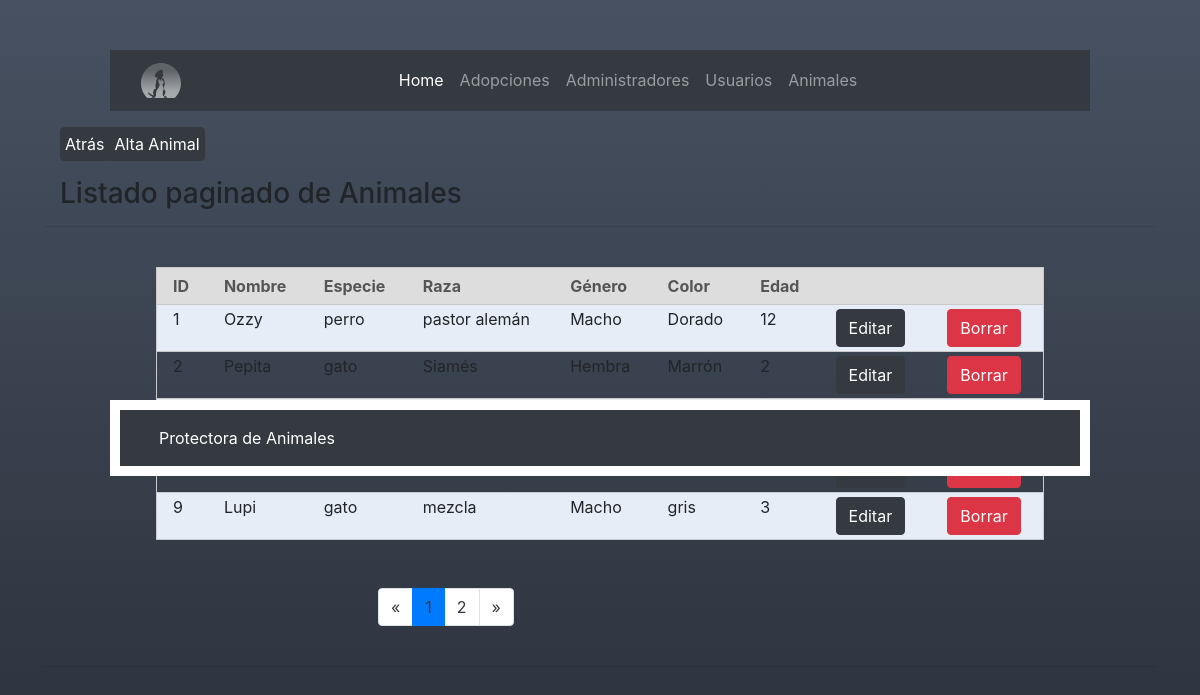
Before: /view/animal/animalView.php with the older database file.
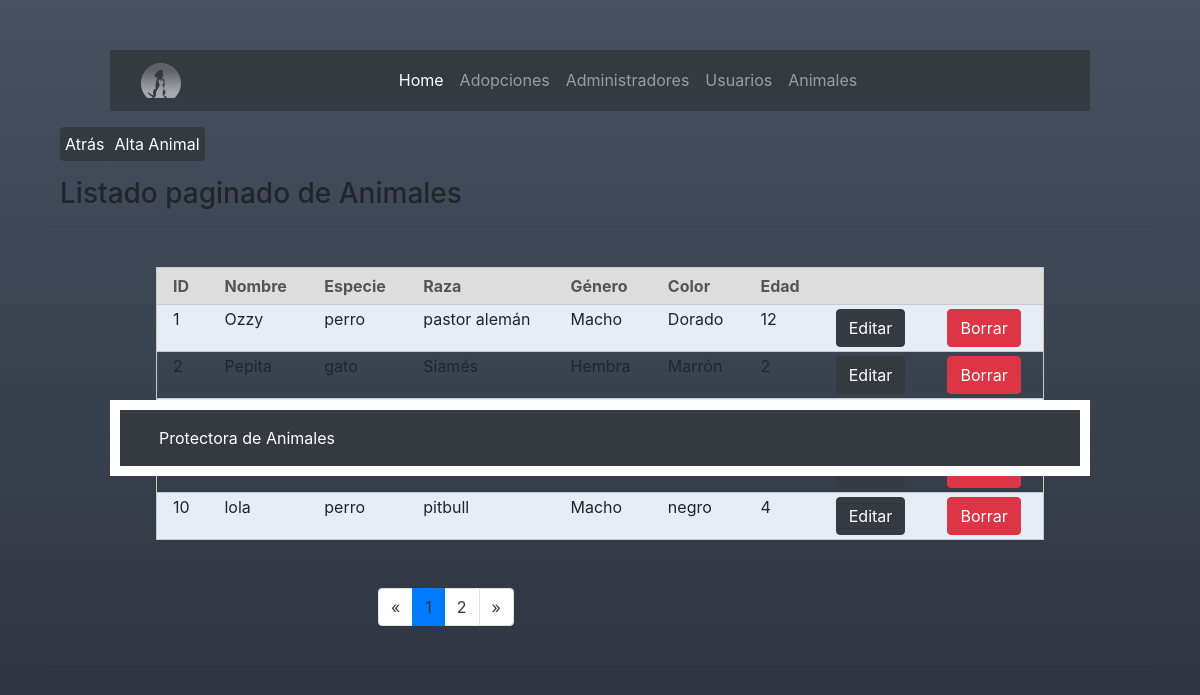
After: the same page with the newer database file.
### tables this page shows
CREATE TABLE `animal` (
                          `id` int(11) NOT NULL,
                          `nombre` varchar(200) NOT NULL,
                          `especie` varchar(50) NOT NULL,
                          `raza` varchar(50) NOT NULL,
                          `genero` varchar(6) NOT NULL,
                          `color` varchar(50) NOT NULL,
                          `edad` int(11) NOT NULL
);

### model/Conexion.class.php (called while the page is built, shortened)
<?php
class Conexion
{
    protected function setConnection() {
        try {
           $pdo = new PDO(self::DSN, self::DB_USER, self::DB_PASS);
            return $pdo;
        }
        catch (Exception $e) {
            exit($e->getMessage());
        }
}
}

### model/Crud.class.php (called while the page is built, shortened)
<?php
include ('Conexion.class.php');
abstract class Crud extends Conexion
{
    private $table;
    private $db;
    public function __construct (String $table)
    {
        $this->table = $table;
       $this->db = parent::setConnection();
       return $this->db;
    }
    public function obtieneTodos() {
        try {
            $sql = "SELECT * FROM " . $this->table;
            $stmt = $this->db->prepare($sql);
            $stmt->execute();
            $errorInfo = $stmt->errorInfo();
            if (isset($errorInfo[2])) {
                return $error = $errorInfo[2];
            } else{
               return $result = $stmt->fetchAll(PDO::FETCH_OBJ);
            }
        } catch (Exception $e) {
           return $error = $e->getMessage();
        }
    }
    public function obtienerPaginado($limit, $offset) {
        try {
            $sql = "SELECT * FROM " . $this->table . " LIMIT  :limit , :offset";
            $stmt = $this->db->prepare($sql);
            $stmt->bindParam(':limit', $limit, PDO::PARAM_INT);
            $stmt->bindParam(':offset', $offset, PDO::PARAM_INT);
            $stmt->execute();
            $errorInfo = $stmt->errorInfo();
            if (isset($errorInfo[2])) {
                return $error = $errorInfo[2];
            } else{
                return $result = $stmt->fetchAll(PDO::FETCH_OBJ);
            }
        } catch (Exception $e) {
            return $error = $e->getMessage();
        }
    }
    public function contarRegistros() {
        return sizeof($this->obtieneTodos());
    }
}

### controller/animal/animalListcontroller.php (the view, shortened to what this page needs)
<?php
$registrosTotales = $tipoClase->contarRegistros();
if ($registrosTotales % ELEM_PAGINA)
    $totalPaginas = ceil($registrosTotales / ELEM_PAGINA);
else
    $totalPaginas = floor($registrosTotales / ELEM_PAGINA);
if (isset($_GET["pagina"])) {
    $nPagina = $_GET["pagina"];
    if ($nPagina < 1) $nPagina = 1;
} else {
    $nPagina = 1;
}
$registros = $tipoClase->obtienerPaginado(($nPagina - 1) * ELEM_PAGINA , ELEM_PAGINA);
$html = "<hr><br/>";
$htmlDatos = "";
if (sizeof($registros) > 0) {
    $html .= "<section><table>";
    $html .= "<tr><th>ID</th><th>Nombre</th><th>Especie</th><th>Raza</th><th>Género</th><th>Color</th><th>Edad</th><th></th><th></th></tr>";
    foreach ($registros as $registro) {
        $item = $registro->id;
        $editar = "<a class='btn btn-dark mr-1' href='animalEdit.php?item=". $item . "'>Editar</a>";
        $borrar = "<a class='btn btn-danger' href='?removeItem=". $item . "'>Borrar</a>";
        $htmlDatos .= "<tr><td> " . $item . "</td><td> $registro->nombre </td><td> $registro->especie</td><td>$registro->raza</td>
            <td> $registro->genero </td><td> $registro->color </td><td> $registro->edad </td><td>" . $editar ."</td><td> ". $borrar . "</td></tr>";
    }
    $html .= $htmlDatos;
    $html .= "</table>";
    $html .= "<br/><br/>";
    $html .= "<nav><ul class='pagination'>";
    if ($nPagina == 1)
        $html .= "<li class='page-item disabled text-dark'><a class='page-link text-dark' href='#'onclick='listarElementos(1);return false;'>&laquo;</a></li>";
    else
        $html .= "<li class='page-item text-dark'><a class='page-link text-dark' href='#'onclick='listarElementos(1);return false;'>&laquo;</a></li>";
    for ($i = 1; $i <= $totalPaginas; $i++) {
        if ($nPagina == $i) {
            $html .= "<li class='page-item active text-dark'><a class='page-link text-dark' href='#' onclick='listarElementos(" . $i . ");return false;'>" . $i . "</a></li>";
        } else {
            $html .= "<li class='page-item text-dark'><a class='page-link text-dark' href='#' onclick='listarElementos(" . $i . ");return false;'>" . $i . "</a></li>";
        }
    }
    if ($nPagina == $totalPaginas) {
        $html .= "<li class='page-item disabled text-dark'><a class='page-link' href='#' onclick='listarElementos(" . $totalPaginas . ");return false;'>&raquo</a></li>";
    } else {
        $html .= "<li class='page-item text-dark'><a class='page-link text-dark' href='#' onclick='listarElementos(" . $totalPaginas . ");return false;'>&raquo</a></li>";
    }
    $html .= "</ul></nav></section>";
} else {
    $html .= "No hay registros";
}
$html .= "<br/><hr><br/>";
echo $html;
?>

### view/animal/animalView.php (shortened to what this page needs)
<?php
if (!isset($tipoClase)) $tipoClase = new Animal();
?>
<div class="container" id="datos">
    <?php include_once ('../../shared/header.php'); ?>
        <div class="container mt-3">
            <div class="btn-group mb-3">
                <a class="btn btn-dark p-1 m-0" href="<?php echo VIEW_PATH . "/mainView.php"?>">Atrás</a>
                <a class="btn btn-dark p-1 m-0" href="animalCreate.php">Alta Animal</a>
            </div>
            <h3>Listado paginado de Animales</h3>
        </div>
    <?php include_once('../../controller/animal/animalListcontroller.php');?>
    <?php include_once ('../../shared/footer.php'); ?>
</div>

### shared/header.php (shortened to what this page needs)
<!doctype html>
<head>
    <link rel="stylesheet" media="all" href="styles/mystyle.css" >
    <link rel="stylesheet" href="https://stackpath.bootstrapcdn.com/bootstrap/4.5.0/css/bootstrap.min.css"
>
</head>
</head>
<body>
<header>
    <nav class="navbar bg-dark navbar-dark navbar-expand-sm">
        <div class="container">
            <a href="#" class="navbar-brand d-sm-inline-block">
                <img src="<?php echo SHARED_PATH . "/images/wisdompetlogo.svg"?>" style="width: 40px" alt="wisdom pet logo">
            </a>
            <div class="navbar-nav">
                <a class="nav-item nav-link active" href="<?php echo WWW_ROOT . "/index.php"?>"">Home</a>
                <a class="nav-item nav-link" href="<?php echo VIEW_PATH . "/adopcion/adopcionView.php"?>">Adopciones</a>
                <a class="nav-item nav-link" href="<?php echo VIEW_PATH . "/admin/adminView.php"?>">Administradores</a>
                <a class="nav-item nav-link" href="<?php echo VIEW_PATH . "/usuario/usuarioView.php"?>">Usuarios</a>
                <a class="nav-item nav-link" href="<?php echo VIEW_PATH . "/animal/animalView.php"?>" >Animales</a>
            </div>
            </div>
    </nav>
</header>

### shared/footer.php (shortened to what this page needs)
    <div class="expanding-wrapper">
      <footer>
          <nav class="navbar bg-dark navbar-dark navbar-expand-sm">
              <div class="container">
                  <div class="navbar-nav">
                      <a class="nav-item nav-link active" href="../">Protectora de Animales</a>
                  </div>
              </div>
          </nav>
      </footer>
    </div>
  </body>
</html>

### shared/styles/mystyle.css (style rules this page uses)
body { padding-top: 50px; background: #2B313B; background: url(noisetexture.png), -webkit-linear-gradient(#475161,#2B313B) no-repeat, #2B313B; background: url(noisetexture.png), -moz-linear-gradient(#475161,#2B313B) no-repeat, #2B313B; background: url(noisetexture.png), -o-linear-gradient(#475161,#2B313B) no-repeat, #2B313B; background: url(noisetexture.png), -ms-linear-gradient(#475161,#2B313B) no-repeat, #2B313B; background: url(noisetexture.png), linear-gradient(#475161,#2B313B) no-repeat, #2B313B; filter: progid:DXImageTransform.Microsoft.gradient(startColorstr='#475161', endColorstr='#2B313B',GradientType=0 ); }
table { max-width: 1000px; border-collapse: collapse; border: 1px solid #c9c9c9; margin: 0 auto 20px 50px; }
th { background-color: #ddd; color: #555; padding: 0.5em 1em; text-align: left; }
td { vertical-align: top; padding: 0.25em 1em; }
tr { border-bottom: 1px solid #c9c9c9; }
tr:nth-child(even) { background-color: #e7edf6; }
nav { display: inline; }
header { width: 980px; margin: 0 auto; padding: 0; text-align: left; }
.expanding-wrapper { position: absolute; top: 400px; left: 0; width: 100%; min-width: 980px; }
footer { clear: both; width: 980px; margin: 0 auto; padding: 10px; background-color: #FFFFFF; }

### shared/header.php (style rules this page uses)
table { margin: auto; width: 100%; }
section { width: 80%; margin: auto; }
ul { width: 50%; margin: auto; }

Changed rows visible on the page:
removed animal: id "9", nombre "Lupi", especie "gato", raza "mezcla", genero "Macho", color "gris", edad "3"
now on this page (row edited): animal: id "10", nombre "lola", especie "perro", raza "pitbull", genero "Macho", color "negro", edad "4"
